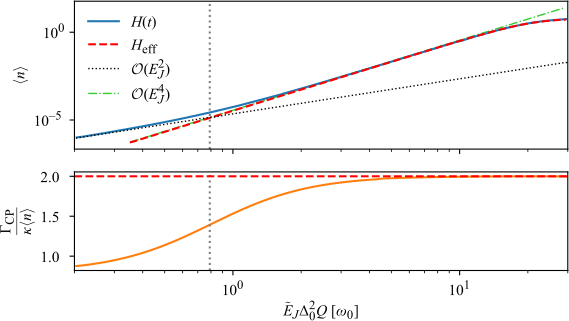

Write Python code to recreate this figure.
import matplotlib as mpl
mpl.use('pgf')

mpl_settings = {
    'text.usetex': False,
    'font.family': 'serif',
    'font.size': 11,
}

defaults = {
    'width': 6,
    'height': 3.5,
}

import matplotlib.pyplot as plt
import matplotlib.gridspec as gridspec

plt.rcParams.update(mpl_settings)

from sys import argv
import os
import numpy as np

filename = os.path.splitext(argv[0])[0]

# Load and data
x_gamma, y_gamma = np.loadtxt(argv[1], delimiter=',').T
x_Heff, y_Heff = np.loadtxt(argv[2], delimiter=',').T
x_Hfull, y_Hfull = np.loadtxt(argv[3], delimiter=',').T
x_oEJ2, y_oEJ2 = np.loadtxt(argv[4], delimiter=',').T
x_oEJ4, y_oEJ4 = np.loadtxt(argv[5], delimiter=',').T

# Colors

fig = plt.figure(figsize=(defaults['width'], defaults['height']))
gs = gridspec.GridSpec(2, 1, height_ratios=[1.5, 1])
ax1 = fig.add_subplot(gs[0])
ax2 = fig.add_subplot(gs[1])

ax1.set_xscale('log')
ax1.set_yscale('log')
ax2.set_xscale('log')

ax1.plot(x_Hfull, y_Hfull, ls='-', lw=1.5, label=r'$H(t)$')
ax1.plot(x_Heff, y_Heff, ls='--', lw=1.5, c='r', label=r'$H_\mathrm{eff}$')
ax1.plot(x_oEJ2, y_oEJ2, ls=':', lw=1, c='k', label=r'$\mathcal{O}(E_J^2)$')
ax1.plot(x_oEJ4,
         y_oEJ4,
         ls='-.',
         lw=1,
         c='limegreen',
         label=r'$\mathcal{O}(E_J^4)$',
         zorder=0)
ax1.axvline(x=np.sqrt(5 / 8), c='gray', ls=':')
ax1.set_xticklabels([])
ax1.set_yticks([1e-5, 1])
ax1.set_xlim(0.2, 30)
ax1.set_ylabel(r'$\langle n \rangle$')
ax1.legend(loc=2, frameon=False)

ax2.plot(x_gamma, y_gamma, ls='-', c='C1', lw=1.5)
ax2.axvline(x=np.sqrt(5 / 8), c='gray', ls=':')
ax2.axhline(y=2, c='r', ls='--')
ax2.set_xlim(0.2, 30)
ax2.set_xlabel(r'$\tilde{E}_J \Delta_0^2 Q\ [\omega_0]$')
ax2.set_ylabel(r'$\frac{\Gamma_\mathrm{CP}}{\kappa \langle n \rangle}$')

plt.tight_layout()

plt.savefig(f'{filename}.pgf')
